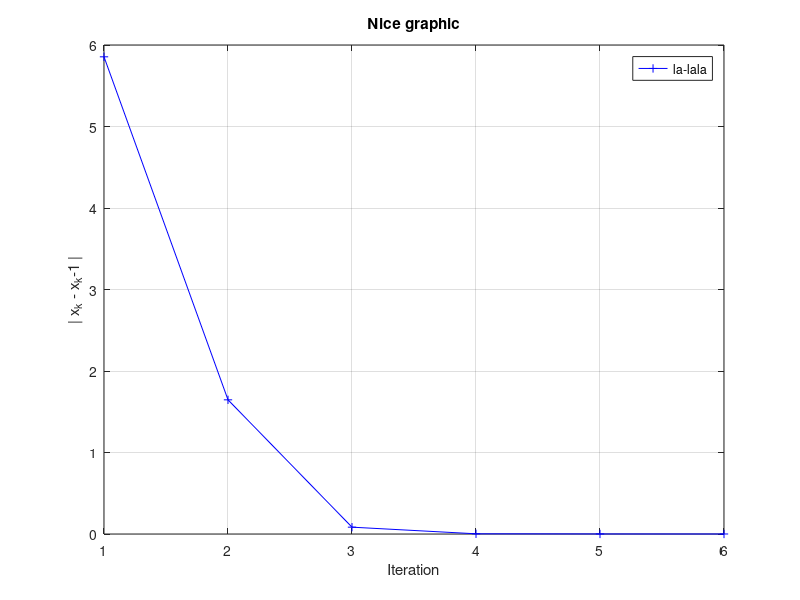

Write MATLAB code to recreate this figure.
% График зависимости нормы вектора разности приближения
% к решению на текущем и предыдущих шагах итерационного процесса от номера шага (для итерационных методов).

r = [5.855052, 1.646249, 0.083827, 0.002559, 0.000790, 0.000197];

[n, m] = size(r);

iterations = 1:m;

plot(iterations, r, 'b+-')
title('Nice graphic')
xlabel('Iteration')
ylabel('| x_k - x_k-1 |')
legend('la-lala')
grid on
print('gr2.eps', '-deps')